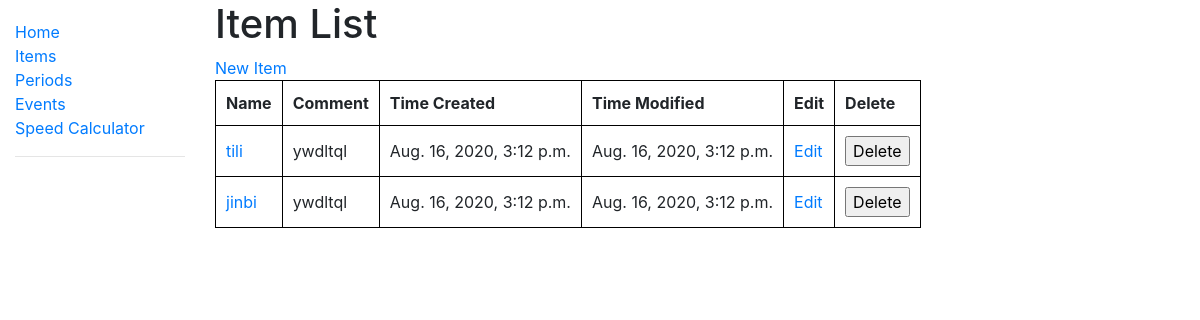
The app's page /items/, older data.
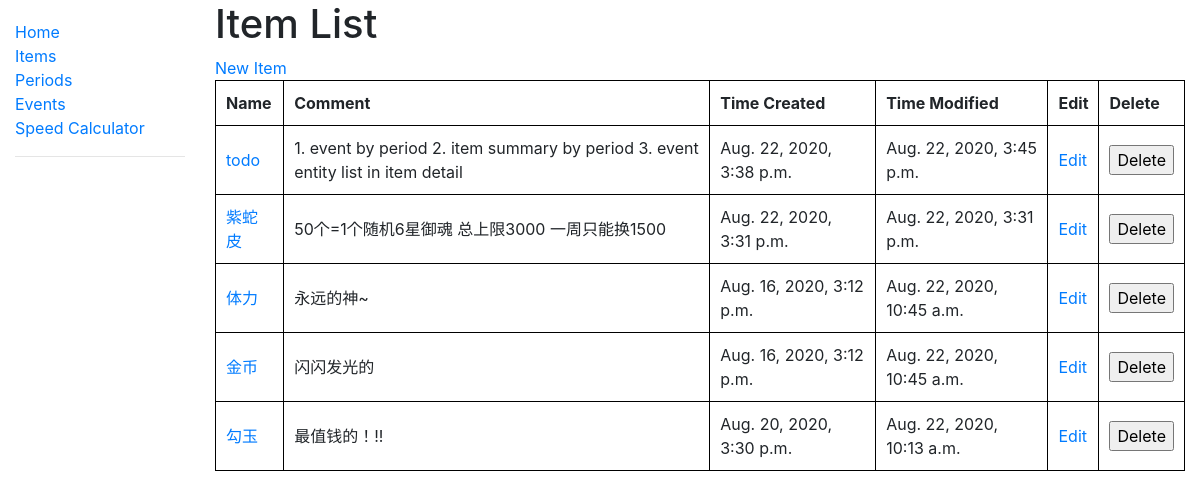
The same page, newer data.
### income_calculator/models.py (models this page shows)
class BasicModel(models.Model):
    id = models.AutoField(primary_key=True)
    display_name = models.CharField(max_length=50)  # The display name of the object
    comment = models.TextField(null=True)  # a short description of the object
    time_created = models.PositiveIntegerField()
    time_modified = models.PositiveIntegerField()
    deleted = models.BooleanField()
    def __str__(self):
        return self.display_name
    @property
    def time_created_string(self):
        return datetime.fromtimestamp(self.time_created)
    @property
    def time_modified_string(self):
        return datetime.fromtimestamp(self.time_modified)

class Item(BasicModel):
    pass

class BasicModel(models.Model):
    id = models.AutoField(primary_key=True)
    display_name = models.CharField(max_length=50)  # The display name of the object
    comment = models.TextField(null=True)  # a short description of the object
    time_created = models.PositiveIntegerField()
    time_modified = models.PositiveIntegerField()
    deleted = models.BooleanField()
    def __str__(self):
        return self.display_name
    @property
    def time_created_string(self):
        return datetime.fromtimestamp(self.time_created)
    @property
    def time_modified_string(self):
        return datetime.fromtimestamp(self.time_modified)

### income_calculator/views.py (the view)
# urls.py: path('items/', views.ItemListView.as_view(), name='items'),
class ItemListView(generic.ListView):
    model = Item
    paginate_by = 8
    def get_queryset(self):
        items = db_accessor.get_active_items()
        if items:
            return items.order_by('-time_modified')
        return items

### income_calculator/db_accessor.py (called while the page is built)
def get_items(**kwargs):
    return Item.objects.filter(**kwargs)

def get_active_items():
    return get_items(deleted=False)

### income_calculator/templates/income_calculator/item_list.html (shortened to what this page needs)
{% extends "base_generic.html" %}
{% block content %}
  <h1>Item List</h1>
<a href="{% url 'new_item'%}">New Item</a>
  {% if item_list %}
    <table>
      <tr>
        <th>Name</th>
        <th>Comment</th>
        <th>Time Created</th>
        <th>Time Modified</th>
        <th>Edit</th>
        <th>Delete</th>
      </tr>
      {% for item in item_list %}
        <tr>
          <td><a href="{% url 'item_detail' item.id %}">{{ item.display_name }}</a></td>
          <td>{{ item.comment }}</td>
          <td>{{ item.time_created_string }}</td>
          <td>{{ item.time_modified_string }}</td>
          <td><a href="{% url 'item_edit' item.id %}">Edit</a></td>
          <td>
          <form action="{% url 'item_delete' %}" method="post" onsubmit="return confirm('Do you really want to delete {{ item }}?')">
            <input type="submit" value="Delete">
          </form>
          </td>
        </tr>
      {% endfor %}
    </table>
  {% else %}
    <p>There are no items.</p>
  {% endif %}
{% endblock %}

Row changes from the older to the newer data that the page shows:
added Item: display_name "todo", comment "1. event by period 2. item summary by period 3. event entity list in item detail", time_created_string "Aug. 22, 2020, 3:38 p.m.", time_modified_string "Aug. 22, 2020, 3:45 p.m."
added Item: display_name "紫蛇皮", comment "50个=1个随机6星御魂 总上限3000 一周只能换1500", time_created_string "Aug. 22, 2020, 3:31 p.m.", time_modified_string "Aug. 22, 2020, 3:31 p.m."
changed through a linked row, Item: display_name "tili" → "体力"; comment "ywdltql" → "永远的神~"; time_modified_string "Aug. 16, 2020, 3:12 p.m." → "Aug. 22, 2020, 10:45 a.m."
changed through a linked row, Item: display_name "jinbi" → "金币"; comment "ywdltql" → "闪闪发光的"; time_modified_string "Aug. 16, 2020, 3:12 p.m." → "Aug. 22, 2020, 10:45 a.m."
added Item: display_name "勾玉", comment "最值钱的！!!", time_created_string "Aug. 20, 2020, 3:30 p.m.", time_modified_string "Aug. 22, 2020, 10:13 a.m."
